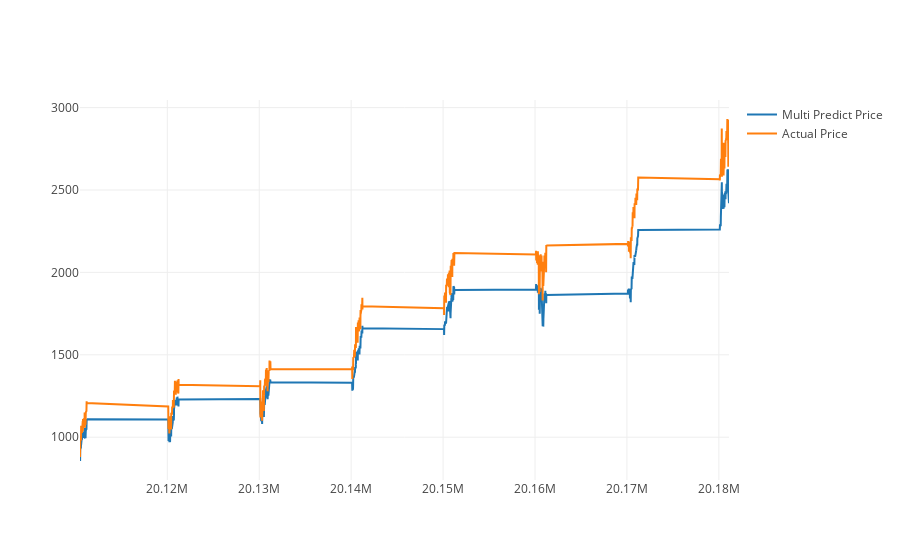

The notebook cell saved with this chart:
### Code cell
predictDates = data.tail(len(inv_y)).index
actual_chart = go.Scatter(x=predictDates, y=inv_y[:,0], name= 'Actual Price')
multi_predict_chart = go.Scatter(x=predictDates, y=inv_yhat[:,0], name= 'Multi Predict Price')
py.iplot([multi_predict_chart, actual_chart])

### Figure 1 — Plotly figure (JSON) as saved in the notebook; plotly's stock layout.template omitted (floating-point values rounded to 4 significant figures; data arrays with more than 128 entries replaced by an {"elided": "..."} marker saying what was removed)
{"data": [{"name": "Multi Predict Price", "type": "scatter", "uid": "59843d17-4ffe-412b-bd0b-7e3dc0b12a7a", "x": {"elided": "1892 int values"}, "y": {"elided": "1892 float values"}}, {"name": "Actual Price", "type": "scatter", "uid": "07f745b9-2706-417d-a0c8-f2a639cdcdb6", "x": {"elided": "1892 int values"}, "y": {"elided": "1892 float values"}}], "layout": {}}
